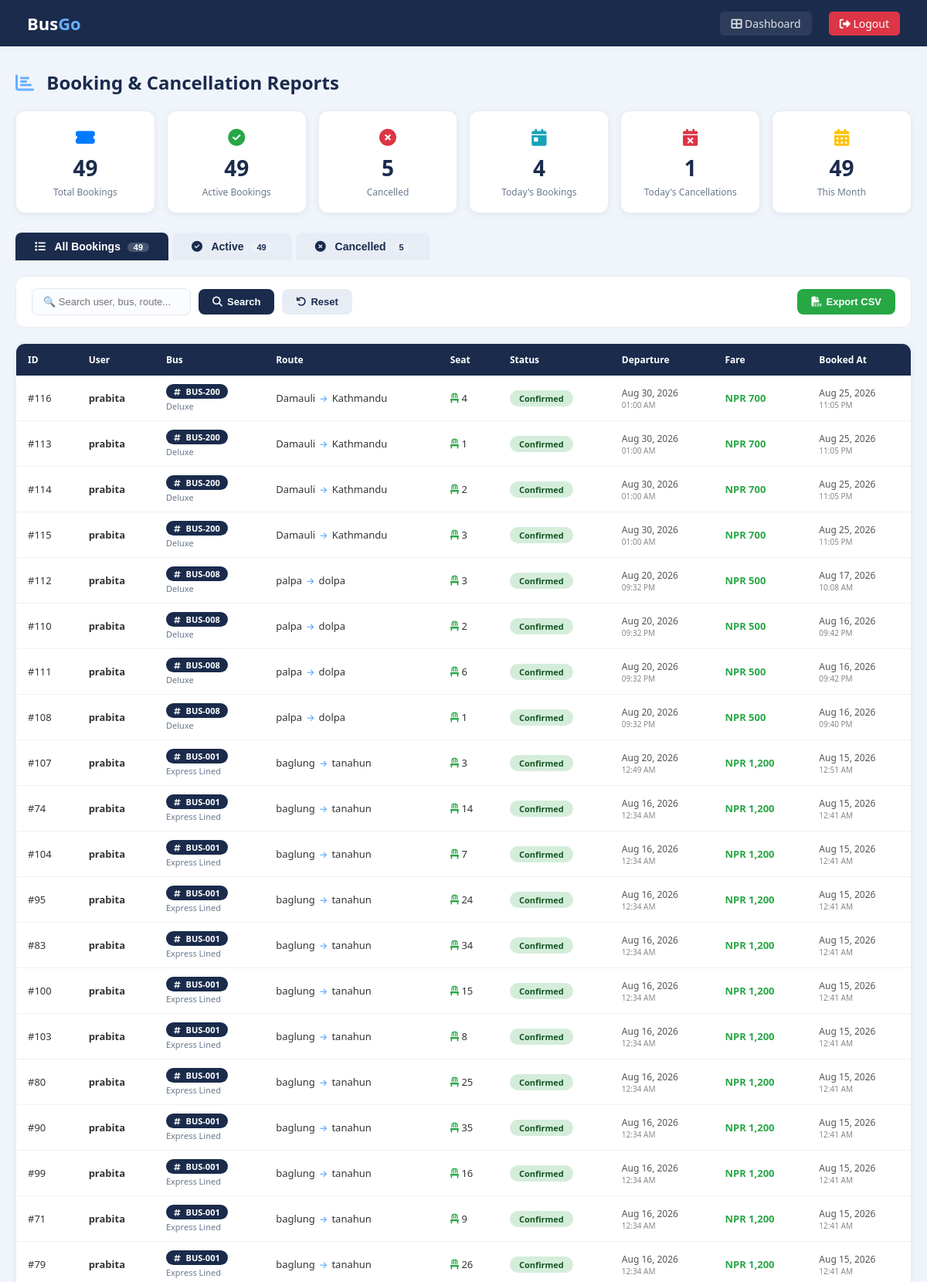
/admin_view_bookings.php (signed in, upper part), run on the app's committed database.
### tables this page shows
CREATE TABLE `bookings` (
  `booking_id` int NOT NULL,
  `username` varchar(50) NOT NULL,
  `schedule_id` int NOT NULL,
  `seat_number` varchar(10) NOT NULL,
  `status` enum('pending','confirmed','canceled') DEFAULT 'confirmed',
  `booking_time` datetime DEFAULT CURRENT_TIMESTAMP
);

CREATE TABLE `buses` (
  `bus_id` int NOT NULL,
  `bus_number` varchar(20) NOT NULL,
  `bus_name` varchar(100) NOT NULL,
  `type` varchar(50) NOT NULL,
  `total_seats` int NOT NULL,
  `status` enum('active','maintenance','inactive') DEFAULT 'active'
);

CREATE TABLE `routes` (
  `route_id` int NOT NULL,
  `source` varchar(100) NOT NULL,
  `destination` varchar(100) NOT NULL,
  `stops` text
);

CREATE TABLE `schedules` (
  `schedule_id` int NOT NULL,
  `bus_id` int NOT NULL,
  `route_id` int NOT NULL,
  `departure_time` datetime NOT NULL,
  `arrival_time` datetime NOT NULL,
  `fare` decimal(10,2) NOT NULL
);

### admin_view_bookings.php (the view, shortened to what this page needs)
<?php
$conn = new mysqli("localhost", "root", "root", "obtms");
$totalBookings = $conn->query("SELECT COUNT(*) as total FROM bookings")->fetch_assoc()['total'];
$totalActive = $conn->query("SELECT COUNT(*) as total FROM bookings WHERE status = 'confirmed'")->fetch_assoc()['total'];
$totalCancelled = $conn->query("SELECT COUNT(*) as total FROM cancel_feedback")->fetch_assoc()['total'];
$today = date('Y-m-d');
$todayBookings = $conn->query("SELECT COUNT(*) as total FROM bookings WHERE DATE(booking_time) = '$today'")->fetch_assoc()['total'];
$todayCancelled = $conn->query("SELECT COUNT(*) as total FROM cancel_feedback WHERE DATE(cancel_time) = '$today'")->fetch_assoc()['total'];
$thisMonth = date('Y-m');
$monthBookings = $conn->query("SELECT COUNT(*) as total FROM bookings WHERE DATE_FORMAT(booking_time, '%Y-%m') = '$thisMonth'")->fetch_assoc()['total'];
$sql = "SELECT b.booking_id, b.username, b.seat_number, b.status, b.booking_time,
               s.departure_time, s.arrival_time, s.fare,
               r.source, r.destination,
               bus.bus_name, bus.bus_number
        FROM bookings b
        JOIN schedules s ON b.schedule_id = s.schedule_id
        JOIN routes r ON s.route_id = r.route_id
        JOIN buses bus ON s.bus_id = bus.bus_id
        ORDER BY b.booking_time DESC";
$bookings = $conn->query($sql);
?>
<!DOCTYPE html>
<html lang="en">
<head>
    <link rel="stylesheet" href="https://cdnjs.cloudflare.com/ajax/libs/font-awesome/6.5.0/css/all.min.css">
</head>
<body>
    <header>
        <h1>Bus<span>Go</span></h1>
        <nav>
            <a href="admin_dashboard.php" class="dashboard"><i class="fas fa-th-large"></i> Dashboard</a>
            <a href="logout.php" class="logout"><i class="fas fa-sign-out-alt"></i> Logout</a>
        </nav>
    </header>
    <div class="container">
        <h2 class="page-title"><i class="fas fa-chart-bar"></i> Booking & Cancellation Reports</h2>
        <div class="stats-grid">
            <div class="stat-card total">
                <div class="icon"><i class="fas fa-ticket-alt"></i></div>
                <div class="number"><?php echo $totalBookings; ?></div>
                <div class="label">Total Bookings</div>
            </div>
            <div class="stat-card active">
                <div class="icon"><i class="fas fa-check-circle"></i></div>
                <div class="number"><?php echo $totalActive; ?></div>
                <div class="label">Active Bookings</div>
            </div>
            <div class="stat-card cancelled">
                <div class="icon"><i class="fas fa-times-circle"></i></div>
                <div class="number"><?php echo $totalCancelled; ?></div>
                <div class="label">Cancelled</div>
            </div>
            <div class="stat-card today">
                <div class="icon"><i class="fas fa-calendar-day"></i></div>
                <div class="number"><?php echo $todayBookings; ?></div>
                <div class="label">Today's Bookings</div>
            </div>
            <div class="stat-card today-cancel">
                <div class="icon"><i class="fas fa-calendar-times"></i></div>
                <div class="number"><?php echo $todayCancelled; ?></div>
                <div class="label">Today's Cancellations</div>
            </div>
            <div class="stat-card month">
                <div class="icon"><i class="fas fa-calendar-alt"></i></div>
                <div class="number"><?php echo $monthBookings; ?></div>
                <div class="label">This Month</div>
            </div>
        </div>
        <div class="tabs">
            <button class="tab-btn active" data-tab="all" onclick="switchTab('all')">
                <i class="fas fa-list"></i> All Bookings <span class="count"><?php echo $totalBookings; ?></span>
            </button>
            <button class="tab-btn" data-tab="active" onclick="switchTab('active')">
                <i class="fas fa-check-circle"></i> Active <span class="count"><?php echo $totalActive; ?></span>
            </button>
            <button class="tab-btn" data-tab="cancelled" onclick="switchTab('cancelled')">
                <i class="fas fa-times-circle"></i> Cancelled <span class="count"><?php echo $totalCancelled; ?></span>
            </button>
        </div>
        <div id="tab-all" class="tab-content active">
            <div class="toolbar">
                <div class="left">
                    <input type="text" id="searchAll" placeholder="🔍 Search user, bus, route..."
                        onkeyup="filterTable('all')">
                    <button class="btn btn-primary" onclick="searchTable('all')"><i class="fas fa-search"></i>
                        Search</button>
                    <button class="btn btn-outline" onclick="resetFilters('all')"><i class="fas fa-undo"></i>
                        Reset</button>
                </div>
                <div class="right">
                    <button class="btn btn-success" onclick="exportCSV('all')"><i class="fas fa-file-csv"></i> Export
                        CSV</button>
                </div>
            </div>
            <div class="table-wrap">
                <table id="table-all">
                    <thead>
                        <tr>
                            <th>ID</th>
                            <th>User</th>
                            <th>Bus</th>
                            <th>Route</th>
                            <th>Seat</th>
                            <th>Status</th>
                            <th>Departure</th>
                            <th>Fare</th>
                            <th>Booked At</th>
                        </tr>
                    </thead>
                    <tbody>
                        <?php if ($bookings->num_rows > 0): ?>
                            <?php while ($row = $bookings->fetch_assoc()):
                                $status = strtolower($row['status']);
                                $isCancelled = ($status == 'canceled');
                                ?>
                                <tr class="<?php echo $isCancelled ? 'cancelled' : ''; ?>">
                                    <td>#<?php echo $row['booking_id']; ?></td>
                                    <td><strong><?php echo htmlspecialchars($row['username']); ?></strong></td>
                                    <td>
                                        <span class="bus-badge"><i class="fas fa-hashtag"></i>
                                            <?php echo htmlspecialchars($row['bus_number']); ?></span>
                                        <div style="font-size:11px;color:#6b7a8f;margin-top:2px;">
                                            <?php echo htmlspecialchars($row['bus_name']); ?></div>
                                    </td>
                                    <td>
                                        <?php echo htmlspecialchars($row['source']); ?>
                                        <i class="fas fa-arrow-right" style="color:#66b0ff;font-size:10px;margin:0 3px;"></i>
                                        <?php echo htmlspecialchars($row['destination']); ?>
                                    </td>
                                    <td><i class="fas fa-chair" style="color:#28a745;"></i>
                                        <?php echo htmlspecialchars($row['seat_number']); ?></td>
                                    <td><span class="badge <?php echo $status; ?>"><?php echo ucfirst($status); ?></span></td>
                                    <td style="font-size:12px;color:#555;">
                                        <?php echo date('M d, Y', strtotime($row['departure_time'])); ?>
                                        <div style="font-size:10px;color:#888;">
                                            <?php echo date('h:i A', strtotime($row['departure_time'])); ?></div>
                                    </td>
                                    <td><strong style="color:#28a745;">NPR <?php echo number_format($row['fare']); ?></strong>
                                    </td>
                                    <td style="font-size:12px;color:#555;">
                                        <?php echo date('M d, Y', strtotime($row['booking_time'])); ?>
                                        <div style="font-size:10px;color:#888;">
                                            <?php echo date('h:i A', strtotime($row['booking_time'])); ?></div>
                                    </td>
                                </tr>
                            <?php endwhile; ?>
                        <?php endif; ?>
                    </tbody>
                </table>
            </div>
        </div>
    </div>
</body>
</html>

### admin_view_bookings.php (style rules this page uses)
* { margin: 0; padding: 0; box-sizing: border-box }
body { font-family: 'Segoe UI', Arial, sans-serif; background: #f0f4fb; min-height: 100vh }
header { background: #1a2b4c; color: #fff; padding: 15px 35px; display: flex; justify-content: space-between; align-items: center }
header h1 { font-size: 22px }
header h1 span { color: #66b0ff }
header nav a { color: rgba(255, 255, 255, 0.85); text-decoration: none; margin-left: 18px; font-size: 14px; padding: 6px 14px; border-radius: 5px; transition: 0.2s }
header nav a.dashboard { background: rgba(255, 255, 255, 0.08) }
header nav a.logout { background: #dc3545; color: #fff }
.container { max-width: 1400px; margin: 30px auto; padding: 0 20px }
.page-title { color: #1a2b4c; font-size: 24px; margin-bottom: 20px }
.page-title i { color: #66b0ff; margin-right: 10px }
.stats-grid { display: grid; grid-template-columns: repeat(auto-fit, minmax(150px, 1fr)); gap: 15px; margin-bottom: 25px }
.stat-card { background: #fff; padding: 18px 20px; border-radius: 12px; box-shadow: 0 2px 8px rgba(0, 0, 0, 0.06); border: 1px solid #e8ecf3; text-align: center }
.stat-card .number { font-size: 28px; font-weight: 700; color: #1a2b4c }
.stat-card .label { color: #6b7a8f; font-size: 12px; margin-top: 4px }
.stat-card .icon { font-size: 22px; margin-bottom: 6px }
.stat-card.total .icon { color: #007bff }
.stat-card.active .icon { color: #28a745 }
.stat-card.cancelled .icon { color: #dc3545 }
.stat-card.today .icon { color: #17a2b8 }
.stat-card.today-cancel .icon { color: #dc3545 }
.stat-card.month .icon { color: #ffc107 }
.tabs { display: flex; gap: 5px; margin-bottom: 20px; flex-wrap: wrap }
.tab-btn { padding: 10px 25px; border: none; border-radius: 8px 8px 0 0; font-weight: 600; font-size: 14px; cursor: pointer; transition: 0.3s; background: #e8edf5; color: #1a2b4c }
.tab-btn.active { background: #1a2b4c; color: #fff }
.tab-btn i { margin-right: 8px }
.tab-btn .count { background: rgba(255, 255, 255, 0.2); padding: 0 8px; border-radius: 10px; font-size: 11px; margin-left: 5px }
.tab-btn.active .count { background: rgba(255, 255, 255, 0.2) }
.tab-content { display: none }
.tab-content.active { display: block }
.toolbar { background: #fff; padding: 15px 20px; border-radius: 12px; margin-bottom: 20px; display: flex; justify-content: space-between; align-items: center; flex-wrap: wrap; gap: 10px; border: 1px solid #e8ecf3 }
.toolbar .left { display: flex; gap: 10px; flex-wrap: wrap; align-items: center }
.toolbar .right { display: flex; gap: 10px; flex-wrap: wrap }
.toolbar input { padding: 9px 14px; border-radius: 8px; border: 1.5px solid #e2e8f0; font-size: 13px; background: #fafcff; min-width: 200px }
.toolbar .btn { padding: 9px 18px; border: none; border-radius: 8px; font-weight: 600; font-size: 13px; cursor: pointer; transition: 0.3s; display: inline-flex; align-items: center; gap: 6px }
.btn-primary { background: #1a2b4c; color: #fff }
.btn-success { background: #28a745; color: #fff }
.btn-outline { background: #e8edf5; color: #1a2b4c }
.table-wrap { background: #fff; border-radius: 12px; overflow: auto; border: 1px solid #e8ecf3; box-shadow: 0 2px 8px rgba(0, 0, 0, 0.06) }
table { width: 100%; border-collapse: collapse; min-width: 900px }
th { background: #1a2b4c; color: #fff; padding: 12px 15px; text-align: left; font-size: 12px; font-weight: 600; white-space: nowrap; position: sticky; top: 0; z-index: 10 }
td { padding: 11px 15px; border-bottom: 1px solid #edf2f7; font-size: 13px; color: #333; vertical-align: middle }
.bus-badge { background: #1a2b4c; color: #fff; padding: 2px 10px; border-radius: 12px; font-size: 11px; font-weight: 600; display: inline-block; white-space: nowrap }
.bus-badge i { margin-right: 4px; font-size: 10px }
.badge { padding: 3px 12px; border-radius: 12px; font-size: 11px; font-weight: 600; display: inline-block }
.badge.confirmed { background: #d4edda; color: #155724 }

### data on the page
bookings: booking_id "116", username "prabita", buses.bus_number "BUS-200", buses.bus_name "Deluxe", routes.source "Damauli", routes.destination "Kathmandu", seat_number "4", status "Confirmed", schedule.departure_time "Aug 30, 2026", schedule.departure_time "01:00 AM", schedule.fare "700", booking_time "Aug 25, 2026", booking_time "11:05 PM"
bookings: booking_id "113", username "prabita", buses.bus_number "BUS-200", buses.bus_name "Deluxe", routes.source "Damauli", routes.destination "Kathmandu", seat_number "1", status "Confirmed", schedule.departure_time "Aug 30, 2026", schedule.departure_time "01:00 AM", schedule.fare "700", booking_time "Aug 25, 2026", booking_time "11:05 PM"
bookings: booking_id "114", username "prabita", buses.bus_number "BUS-200", buses.bus_name "Deluxe", routes.source "Damauli", routes.destination "Kathmandu", seat_number "2", status "Confirmed", schedule.departure_time "Aug 30, 2026", schedule.departure_time "01:00 AM", schedule.fare "700", booking_time "Aug 25, 2026", booking_time "11:05 PM"
bookings: booking_id "115", username "prabita", buses.bus_number "BUS-200", buses.bus_name "Deluxe", routes.source "Damauli", routes.destination "Kathmandu", seat_number "3", status "Confirmed", schedule.departure_time "Aug 30, 2026", schedule.departure_time "01:00 AM", schedule.fare "700", booking_time "Aug 25, 2026", booking_time "11:05 PM"
bookings: booking_id "112", username "prabita", buses.bus_number "BUS-008", buses.bus_name "Deluxe", routes.source "palpa", routes.destination "dolpa", seat_number "3", status "Confirmed", schedule.departure_time "Aug 20, 2026", schedule.departure_time "09:32 PM", schedule.fare "500", booking_time "Aug 17, 2026", booking_time "10:08 AM"
bookings: booking_id "110", username "prabita", buses.bus_number "BUS-008", buses.bus_name "Deluxe", routes.source "palpa", routes.destination "dolpa", seat_number "2", status "Confirmed", schedule.departure_time "Aug 20, 2026", schedule.departure_time "09:32 PM", schedule.fare "500", booking_time "Aug 16, 2026", booking_time "09:42 PM"
bookings: booking_id "111", username "prabita", buses.bus_number "BUS-008", buses.bus_name "Deluxe", routes.source "palpa", routes.destination "dolpa", seat_number "6", status "Confirmed", schedule.departure_time "Aug 20, 2026", schedule.departure_time "09:32 PM", schedule.fare "500", booking_time "Aug 16, 2026", booking_time "09:42 PM"
bookings: booking_id "108", username "prabita", buses.bus_number "BUS-008", buses.bus_name "Deluxe", routes.source "palpa", routes.destination "dolpa", seat_number "1", status "Confirmed", schedule.departure_time "Aug 20, 2026", schedule.departure_time "09:32 PM", schedule.fare "500", booking_time "Aug 16, 2026", booking_time "09:40 PM"
bookings: booking_id "107", username "prabita", buses.bus_number "BUS-001", buses.bus_name "Express Lined", routes.source "baglung", routes.destination "tanahun", seat_number "3", status "Confirmed", schedule.departure_time "Aug 20, 2026", schedule.departure_time "12:49 AM", schedule.fare "1,200", booking_time "Aug 15, 2026", booking_time "12:51 AM"
bookings: booking_id "74", username "prabita", buses.bus_number "BUS-001", buses.bus_name "Express Lined", routes.source "baglung", routes.destination "tanahun", seat_number "14", status "Confirmed", schedule.departure_time "Aug 16, 2026", schedule.departure_time "12:34 AM", schedule.fare "1,200", booking_time "Aug 15, 2026", booking_time "12:41 AM"
bookings: booking_id "104", username "prabita", buses.bus_number "BUS-001", buses.bus_name "Express Lined", routes.source "baglung", routes.destination "tanahun", seat_number "7", status "Confirmed", schedule.departure_time "Aug 16, 2026", schedule.departure_time "12:34 AM", schedule.fare "1,200", booking_time "Aug 15, 2026", booking_time "12:41 AM"
bookings: booking_id "95", username "prabita", buses.bus_number "BUS-001", buses.bus_name "Express Lined", routes.source "baglung", routes.destination "tanahun", seat_number "24", status "Confirmed", schedule.departure_time "Aug 16, 2026", schedule.departure_time "12:34 AM", schedule.fare "1,200", booking_time "Aug 15, 2026", booking_time "12:41 AM"
bookings: booking_id "83", username "prabita", buses.bus_number "BUS-001", buses.bus_name "Express Lined", routes.source "baglung", routes.destination "tanahun", seat_number "34", status "Confirmed", schedule.departure_time "Aug 16, 2026", schedule.departure_time "12:34 AM", schedule.fare "1,200", booking_time "Aug 15, 2026", booking_time "12:41 AM"
bookings: booking_id "100", username "prabita", buses.bus_number "BUS-001", buses.bus_name "Express Lined", routes.source "baglung", routes.destination "tanahun", seat_number "15", status "Confirmed", schedule.departure_time "Aug 16, 2026", schedule.departure_time "12:34 AM", schedule.fare "1,200", booking_time "Aug 15, 2026", booking_time "12:41 AM"
bookings: booking_id "103", username "prabita", buses.bus_number "BUS-001", buses.bus_name "Express Lined", routes.source "baglung", routes.destination "tanahun", seat_number "8", status "Confirmed", schedule.departure_time "Aug 16, 2026", schedule.departure_time "12:34 AM", schedule.fare "1,200", booking_time "Aug 15, 2026", booking_time "12:41 AM"
bookings: booking_id "80", username "prabita", buses.bus_number "BUS-001", buses.bus_name "Express Lined", routes.source "baglung", routes.destination "tanahun", seat_number "25", status "Confirmed", schedule.departure_time "Aug 16, 2026", schedule.departure_time "12:34 AM", schedule.fare "1,200", booking_time "Aug 15, 2026", booking_time "12:41 AM"
bookings: booking_id "90", username "prabita", buses.bus_number "BUS-001", buses.bus_name "Express Lined", routes.source "baglung", routes.destination "tanahun", seat_number "35", status "Confirmed", schedule.departure_time "Aug 16, 2026", schedule.departure_time "12:34 AM", schedule.fare "1,200", booking_time "Aug 15, 2026", booking_time "12:41 AM"
bookings: booking_id "99", username "prabita", buses.bus_number "BUS-001", buses.bus_name "Express Lined", routes.source "baglung", routes.destination "tanahun", seat_number "16", status "Confirmed", schedule.departure_time "Aug 16, 2026", schedule.departure_time "12:34 AM", schedule.fare "1,200", booking_time "Aug 15, 2026", booking_time "12:41 AM"
bookings: booking_id "71", username "prabita", buses.bus_number "BUS-001", buses.bus_name "Express Lined", routes.source "baglung", routes.destination "tanahun", seat_number "9", status "Confirmed", schedule.departure_time "Aug 16, 2026", schedule.departure_time "12:34 AM", schedule.fare "1,200", booking_time "Aug 15, 2026", booking_time "12:41 AM"
bookings: booking_id "79", username "prabita", buses.bus_number "BUS-001", buses.bus_name "Express Lined", routes.source "baglung", routes.destination "tanahun", seat_number "26", status "Confirmed", schedule.departure_time "Aug 16, 2026", schedule.departure_time "12:34 AM", schedule.fare "1,200", booking_time "Aug 15, 2026", booking_time "12:41 AM"

### other printed values
$totalBookings "49"
$totalActive "49"
$totalCancelled "5"
$todayBookings "4"
$todayCancelled "1"
$monthBookings "49"
